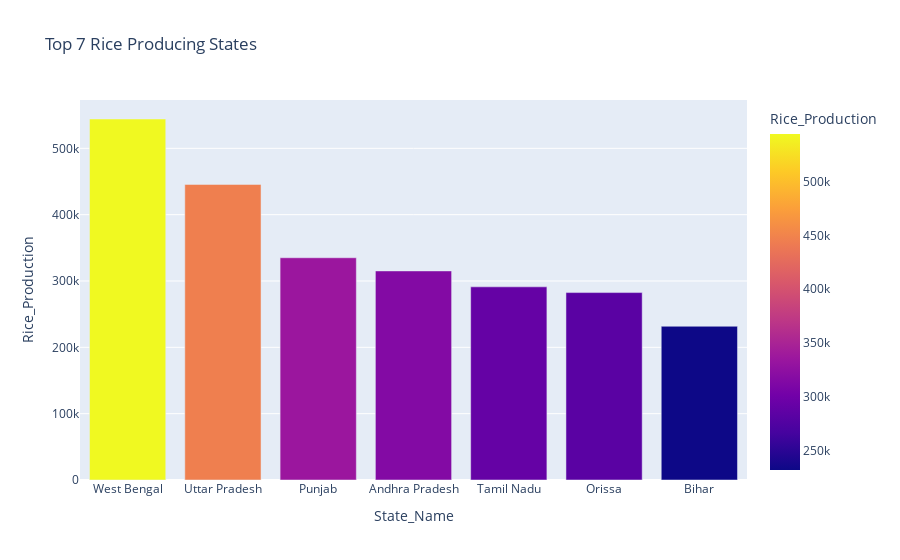

Write notebook code for a chart like this one.
### Markdown cell above
**Exploratory Data Analysis (EDA):**

### Code cell
#1.Top 7 RICE PRODUCTION State Data(Bar_plot)

rice_production = df.groupby('State_Name')['Rice_Production'].sum().sort_values(ascending=False).head(7).reset_index()
fig = px.bar(rice_production, x='State_Name', y='Rice_Production', color='Rice_Production',title='Top 7 Rice Producing States')
fig.show()

### Figure 1 — Plotly figure (JSON) as saved in the notebook; plotly's stock layout.template omitted (floating-point values rounded to 4 significant figures)
{"data": [{"hovertemplate": "State_Name=%{x}<br>Rice_Production=%{marker.color}<extra></extra>", "legendgroup": "", "marker": {"color": [544200.0, 445600.0, 335000.0, 315200.0, 291200.0, 282500.0, 231800.0], "coloraxis": "coloraxis", "pattern": {"shape": ""}}, "name": "", "orientation": "v", "showlegend": false, "textposition": "auto", "type": "bar", "x": ["West Bengal", "Uttar Pradesh", "Punjab", "Andhra Pradesh", "Tamil Nadu", "Orissa", "Bihar"], "xaxis": "x", "y": [544200.0, 445600.0, 335000.0, 315200.0, 291200.0, 282500.0, 231800.0], "yaxis": "y"}], "layout": {"barmode": "relative", "coloraxis": {"colorbar": {"title": {"text": "Rice_Production"}}, "colorscale": [[0, "#0d0887"], [0.1111, "#46039f"], [0.2222, "#7201a8"], [0.3333, "#9c179e"], [0.4444, "#bd3786"], [0.5556, "#d8576b"], [0.6667, "#ed7953"], [0.7778, "#fb9f3a"], [0.8889, "#fdca26"], [1, "#f0f921"]]}, "legend": {"tracegroupgap": 0}, "title": {"text": "Top 7 Rice Producing States"}, "xaxis": {"anchor": "y", "domain": [0, 1], "title": {"text": "State_Name"}}, "yaxis": {"anchor": "x", "domain": [0, 1], "title": {"text": "Rice_Production"}}}}
